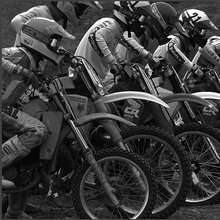
%> input picture RLLR/motorbike.bmp, 220 x 220 px, shrunk from 512 x 512 before the run
$ octave test_single.m   (GNU Octave 9; MATLAB toolbox functions it lacks are replaced by stand-ins)
%> lines starting %> are read from the running program, lines starting %| are printed output that depends on the picture; in (x1, y1, x2, y2) boxes, pixels count from 0 and x2, y2 are one past the last pixel; in counts of white or black regions, pixels touching at a corner belong together; the program's own positions count from 1
### RLLR/downsample_direct.m
function LRImg = downsample_direct(HRImg)
[height,width,channel] = size(HRImg);
% [6 lines of commented-out code are left out]

if channel == 0
   LRImg = HRImg(1:2:height,1:2:width);
else
   LRImg = HRImg(1:2:height,1:2:width,channel);
end
%%%%%%%%%%%%%%%%%low-pass filter%%%%%%%%%%%%%%
% [15 lines of commented-out code are left out]

### RLLR/make_kernel.m
 function [kernel] = make_kernel(f)
  kernel=zeros(2*f+1,2*f+1);
    for d=1:f
        value= 1 / (2*d+1)^2 ;
        for i=-d:d
            for j=-d:d
                kernel(f+1-i,f+1-j)= kernel(f+1-i,f+1-j) + value ;
            end
        end
    end
kernel = kernel ./ f;
end

### RLLR/bicubic.m
function Znew=bicubic(f)
%该函数是正对数字图像处理中的双三次线性插值函数
%f是所要处理的图像文件
%Z是原始图像z=f(x,y)的灰度值的矩阵
%Xnew,Ynew是在新的图像网格上对应矩阵的行列维数
%Znew是插值后新的图像矩阵
Z=f;%imread(f);
%imshow(Z);
%title('原始图像');
[dim(1) dim(2) dim(3)]=size(Z);%读取图像维数，用于判断是否彩色图像

Zold=double(Z);%转化为双精度型减小插值误差
for i=1:2
   for j=1:2
      Znew(i:2:2*dim(1),j:2:2*dim(2))=Zold;%上采样到二倍大小
   end
end
Xnew=2*dim(1);
Ynew=2*dim(2);

        for i=1:2:Xnew
            for j=2:2:Ynew
                P2=[Znew(i,max(j-3,1))    Znew(i,j-1)   Znew(i,min(j+1,Ynew-1))   Znew(i,min(j+3,Ynew-1))];
                a=[-(1/16) 9/16 9/16 -(1/16)]';
                Znew(i,j)=P2*a;
            end
        end
        for i=2:2:Xnew
            for j=1:2:Ynew
                P3=[Znew(max(i-3,1),j)    Znew(i-1,j)   Znew(min(i+1,Xnew-1),j)   Znew(min(i+3,Xnew-1),j)];
                a=[-(1/16) 9/16 9/16 -(1/16)]';
                Znew(i,j)=P3*a;
            end
        end
        for i=2:2:Xnew-2
            for j=2:2:Ynew-2
                P1 = [Znew(i,max(j-3,1))    Znew(i,j-1)   Znew(i,min(j+1,Ynew-1))   Znew(i,min(j+3,Ynew-1))];
                a=[-(1/16) 9/16 9/16 -(1/16)]';
                Znew(i,j)=P1*a;

            end
        end
        %后处理
for i=1:Xnew
    Znew(i,Ynew)=Znew(i,Ynew-1);
end
for j=1:Ynew
    Znew(Xnew,j)=Znew(Xnew-1,j);
end
Znew=uint8(Znew);
%figure;
%imshow(Znew);
%title('bicubic插值后图像');

### RLLR/bilinearup2.m
function im2=bilinearup2(im)
im=double(im);
Xstep=0.5;
Ystep=0.5;
[m,n]=size(im);
for i=1:2
   for j=1:2
      im2(i:2:2*m,j:2:2*n)=im;%�ϲ�����������С
   end
end

for i=1:2:2*m
    for j=2:2:2*n-1
        im2(i,j)=0.5*(im2(i,j-1)+im2(i,j+1));
    end
end
for j=1:2:2*n
    for i=2:2:2*m-1
        im2(i,j)=0.5*(im2(i-1,j)+im2(i+1,j));
    end
end
a=ones(1,4)/4;
for i=2:2:2*m-1
    for j=2:2:2*n-1
        sam=[im2(i-1,j-1) im2(i-1,j+1) im2(i+1,j-1) im2(i+1,j+1)];
        im2(i,j)=sum(sam.*a);
    end
end
end

### RLLR/RMLS_Interpolation.m
function y=RMLS_Interpolation(x,options)   % 2X enlarge
     options.y_bilinear = double(bilinearup2(x));
     y1=first_pass(x,options);
     y =second_pass(y1,options);
end
%% first pass
function y=first_pass(x,options)
MP=30;% pad size
[m,n]=size(x);
x=double(x);
y = double(bicubic(x));
% pad orignal image
Eim = [repmat(y(1,:),MP,1);y;repmat(y(2*m,:),MP,1)];
Eim = [repmat(Eim(:,1),1,MP),Eim,repmat(Eim(:,2*n),1,MP)];
rang=255;
% rang=0;
Eim=Eim+rang;
% threshold
% th=10000;
win=options.win;         %trainnig window
swin=options.swin;       %similarity window
lamda = options.lamda;
deta  = options.deta;
gama  = options.gama;
cnt=1;

for i=-2*(win-1)-1:2:2*win
    for j=-2*(win-1)-1:2:2*win
        nx(cnt)=j;
        ny(cnt)=i;
        cnt=cnt+1;
    end
end

iy=[-1 -1  1 1];
ix=[-1  1 -1 1];
my=[-1 -1  1 1];
mx=[-1  1 -1 1];

[M,N]=size(Eim);%M��N��
    pixel_number = 2*win*2*win;
    unlabel_number = (2*win-1)^2;
    proceeded_unlabel_number = floor((2*win-1)^2/2);
    Y_hat = zeros(1,proceeded_unlabel_number);

%%%%%%%%%
w = 2*swin+1;
L = (2*win)^2;
X=zeros(w*w,L);

kernel = options.kernel;
%%%%%%%%%%
count = 1;

for i=1+MP+1:2:M-MP+1
   for j=1+MP+1:2:N-MP+1
      orig_i = i-MP;
      orig_j = j-MP;
%       fprintf('(%d_%d),(%d_%d)\n',i,j,orig_i,orig_j);
       %fprintf('%d_%d\n',i,j);

      unlabel_neighbor = diag(Eim(i+my,j+mx));
      unlabel_neighbor_extend = [unlabel_neighbor' 1]';

if count>1
  if var(unlabel_neighbor)<options.th
     fxi = options.y_bilinear((i-MP),(j-MP))+255;
     wi = [0.25,0.25,0.25,0.25,0];
  else
      for k=1:4
        label_neighbor(:,k)=diag(Eim(i+2*iy(k)+ny,j+2*ix(k)+nx));
      end
      label_neighbor_extend = [label_neighbor ones(2*win*2*win,1)]';
      label_value = diag(Eim(i+ny,j+nx))';

      center = Eim(i-swin:i+swin,j-swin:j+swin);%�ڸ߷ֱ���ͼ����ȡֵ
      CB_kernel = center.*kernel;
      CB_kernel = CB_kernel(:);
      CB_kernel = repmat(CB_kernel,1,L);%�ظ�L��

      k=1;
      for ii=i-2*(win-1)-1:2:i+2*win
          for jj=j-2*(win-1)-1:2:j+2*win
             sample =  Eim(ii-2*swin:2:ii+2*swin,jj-2*swin:2:jj+2*swin);%����label sample��similar win���ڵͷֱ���ͼ��ȡ��
             sample_kernel = sample.*kernel;
             sample_kernel = sample_kernel(:);
             X(:,k) = sample_kernel;
             location_diff(:,k) = [ii-i,jj-j];
             k=k+1;
          end
      end

      if options.weight_fg == 0
         weight=Computweight_matrix(CB_kernel,X);
      elseif options.weight_fg == 1
         weight=Computweight_matrix_bilateral(CB_kernel,X,location_diff);
      end
      [S,Y_hat] = GetInformationForUnlabel_firstpass(i,j,win,swin,Eim,options);
      [wi, fxi] = RMLS_mm(unlabel_neighbor_extend, weight, label_value, label_neighbor_extend, lamda, S, Y_hat, deta);
     end
else
     if var(unlabel_neighbor)<options.th
        fxi = options.y_bilinear((i-MP),(j-MP))+255;
        wi = [0.25,0.25,0.25,0.25,0];
     else
        for k=1:4
            label_neighbor(:,k)=diag(Eim(i+2*iy(k)+ny,j+2*ix(k)+nx));
        end
        label_neighbor_extend = [label_neighbor ones(2*win*2*win,1)]';
        label_value = diag(Eim(i+ny,j+nx))';

        center = Eim(i-swin:i+swin,j-swin:j+swin);%�ڸ߷ֱ���ͼ����ȡֵ
        CB_kernel = center.*kernel;
        CB_kernel = CB_kernel(:);
        CB_kernel = repmat(CB_kernel,1,L);%�ظ�L��

        k=1;
        for ii=i-2*(win-1)-1:2:i+2*win
          for jj=j-2*(win-1)-1:2:j+2*win
             sample = Eim(ii-2*swin:2:ii+2*swin,jj-2*swin:2:jj+2*swin);%����label sample��similar win���ڵͷֱ���ͼ��ȡ��
             sample_kernel = sample.*kernel;
             sample_kernel = sample_kernel(:);
             X(:,k) = sample_kernel;
             location_diff(:,k) = [ii-i,jj-j];
             k=k+1;
          end
        end

        if options.weight_fg == 0
           weight=Computweight_matrix(CB_kernel,X);
        elseif options.weight_fg == 1
           weight=Computweight_matrix_bilateral(CB_kernel,X,location_diff);
        end
        [wi, fxi] = RMLS_mm(unlabel_neighbor_extend, weight, label_value, label_neighbor_extend, lamda);
      end
end
     Eim(i,j) = fxi;
     tempval=fxi-rang;
     if (tempval>=0)&&(tempval<=255)
        y((i-MP),(j-MP))=tempval;
     end
     count = count+1;
   end
end
end
%% second pass
% [175 lines left out: function second_pass, not called in this run]

### RLLR/test_single.m
clc;

options = [];
options.lamda = 0;
options.deta = 0;
options.gama = 0.1;
options.th = 8;
options.win = 5;
options.swin = 3;

basic_number = 1;


options.deta =0.01;
original_HRImg = double(imread('motorbike.bmp'));
%> original_HRImg: size 220x220 double; min 0, max 255, mean 58.8; mean of the top-left, top-right, bottom-left and bottom-right quarters 76.5, 73.4, 42.3, 43.1

% %%%%%%%%%%%%%%%%%%%%%%%%

% original_HRImg = original_HRImg(:,:,channel);
% LRImg= downsample_average(original_HRImg);
LRImg= downsample_direct(original_HRImg);
%> in downsample_direct, `LRImg = HRImg(1:2:height,1:2:width,channel);`:
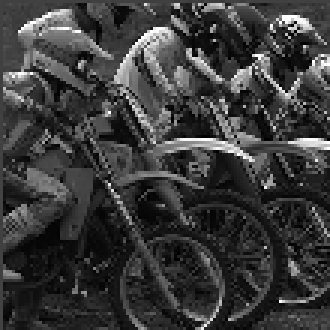
%> LRImg: size 110x110 double (shown 3 times larger); min 0, max 255, mean 58.8


options.original_HRImg = original_HRImg;


% % %%%%%%%%%%%%%%%%RLLR%%%%%%%%%%%%%%%%%%%%%%%%%%%%%%%%
t0 = cputime;
kernel = make_kernel(options.swin);
%> the loop in make_kernel, `for d=1:f` made 3 passes
%> value on passes 1 to 3: 0.111, 0.04, 0.0204
%> after the loop in make_kernel, `for d=1:f`: kernel = [0.0204 0.0204 0.0204 0.0204 0.0204 0.0204 0.0204; 0.0204 0.0604 0.0604 0.0604 0.0604 0.0604 0.0204; 0.0204 0.0604 0.172 0.172 0.172 0.0604 0.0204; 0.0204 0.0604 0.172 0.172 0.172 0.0604 0.0204; 0.0204 0.0604 0.172 0.172 0.172 0.0604 0.0204; 0.0204 0.0604 0.0604 0.0604 0.0604 0.0604 0.0204; 0.0204 0.0204 0.0204 0.0204 0.0204 0.0204 0.0204]
%> in make_kernel, `kernel = kernel ./ f;`: kernel = [0.0068 0.0068 0.0068 0.0068 0.0068 0.0068 0.0068; 0.0068 0.0201 0.0201 0.0201 0.0201 0.0201 0.0068; 0.0068 0.0201 0.0572 0.0572 0.0572 0.0201 0.0068; 0.0068 0.0201 0.0572 0.0572 0.0572 0.0201 0.0068; 0.0068 0.0201 0.0572 0.0572 0.0572 0.0201 0.0068; 0.0068 0.0201 0.0201 0.0201 0.0201 0.0201 0.0068; 0.0068 0.0068 0.0068 0.0068 0.0068 0.0068 0.0068]
options.kernel = kernel / sum(sum(kernel));%normalization
%> options.kernel has the same summary as kernel in make_kernel

options.weight_fg = 1;%%
options.our_method = double(bicubic(LRImg));
%> after the loop in bicubic, `for i=1:2:Xnew`:
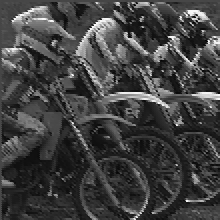
%> Znew: size 220x220 double; min -12.06, max 264, mean 58.8; drawn with min black and max white
%> after the loop in bicubic, `for i=2:2:Xnew`:
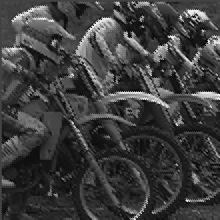
%> Znew: size 220x220 double; min -12.06, max 278.5, mean 58.7; drawn with min black and max white
%> after the loop in bicubic, `for i=2:2:Xnew-2`:
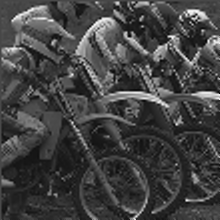
%> Znew: size 220x220 double; min -20.51, max 281.5, mean 58.7; drawn with min black and max white
%> after the loop in bicubic, `for i=1:Xnew`: Znew: size 220x220 double; 0.45% of pixels changed, all inside (x1, y1, x2, y2) = (219, 0, 220, 220)
%> after the loop in bicubic, `for j=1:Ynew`: Znew: size 220x220 double; min -20.51, max 281.5, mean 58.7; mean of the top-left, top-right, bottom-left and bottom-right quarters 76.5, 73.4, 42.1, 42.9
our_HRImg = RMLS_Interpolation(LRImg,options);
%> in first_pass, `Eim = [repmat(y(1,:),MP,1);y;repmat(y(2*m,:),MP,1)];`:
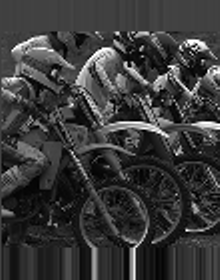
%> Eim: size 280x220 double; min 0, max 255, mean 57.9
%> in first_pass, `Eim = [repmat(Eim(:,1),1,MP),Eim,repmat(Eim(:,2*n),1,MP)];`:
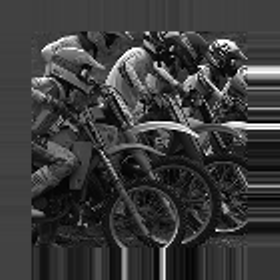
%> Eim: size 280x280 double; min 0, max 255, mean 59.1
%> in first_pass, `win=options.win;`: win = 5
%> in first_pass, `swin=options.swin;`: swin = 3
%> in first_pass, `lamda = options.lamda;`: lamda = 0
%> in first_pass, `deta  = options.deta;`: deta = 0.01
%> in first_pass, `gama  = options.gama;`: gama = 0.1
%> the loop in first_pass, `for i=-2*(win-1)-1:2:2*win` made 10 passes
%> i on passes 1 to 9: -9, -7, -5, -3, -1, 1, 3, 5, 7
%> after the loop in first_pass, `for i=-2*(win-1)-1:2:2*win`: cnt = 101; nx = 100 values, max 9 at index 10, min -9 at index 1, mean 0; ny = 100 values from -9 to 9
%> in first_pass, `pixel_number = 2*win*2*win;`: pixel_number = 100
%> in first_pass, `unlabel_number = (2*win-1)^2;`: unlabel_number = 81
%> in first_pass, `proceeded_unlabel_number = floor((2*win-1)^2/2);`: proceeded_unlabel_number = 40
%> in first_pass, `w = 2*swin+1;`: w = 7
%> in first_pass, `L = (2*win)^2;`: L = 100
%> in first_pass, `X=zeros(w*w,L);`: X: size 49x100 double; every value is 0
%> (the run ends here)
